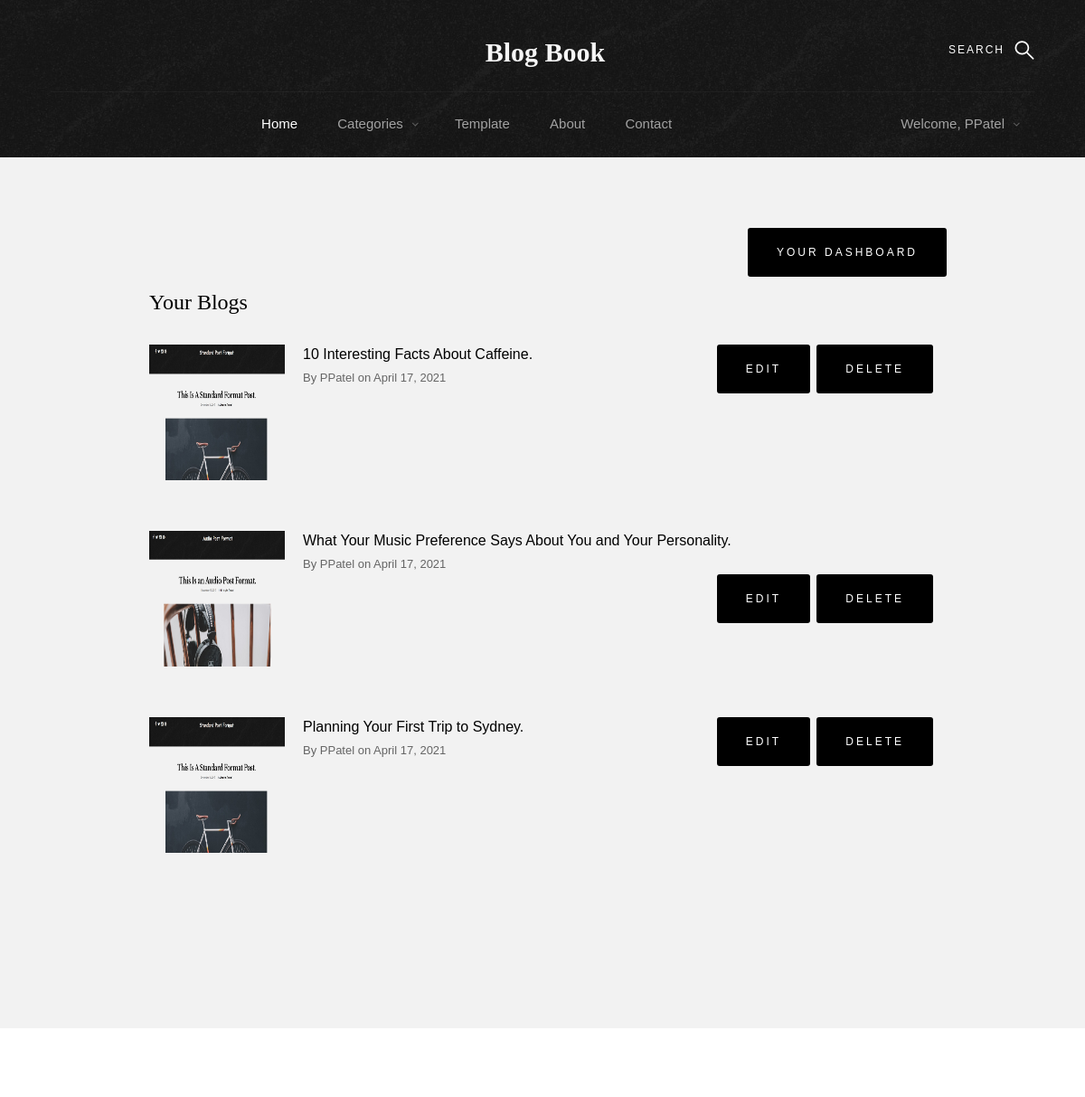
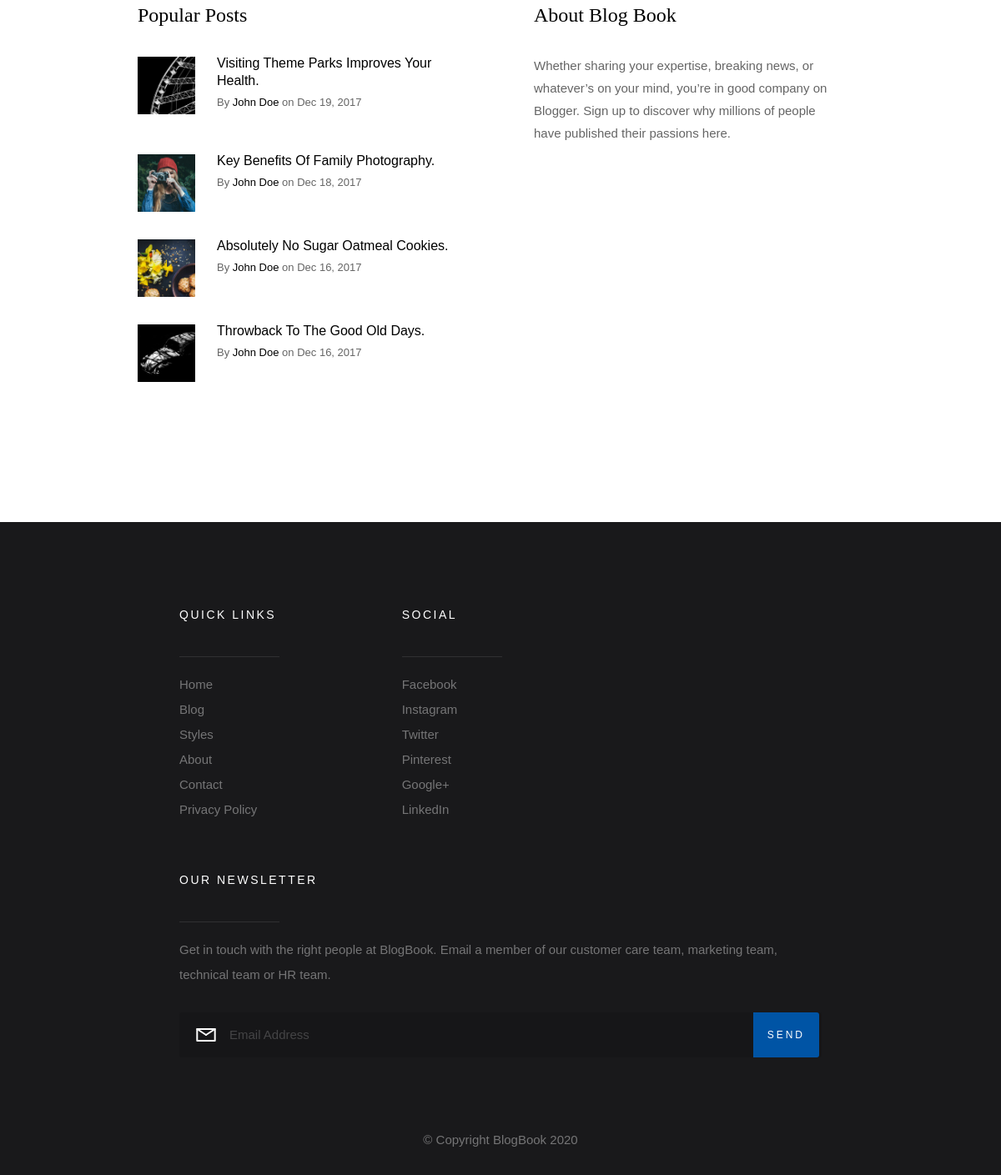
Screenshot of /userblogdetail (signed in) with the database file from the repository (2 pictures, top to bottom).
### polls/models.py (models this page shows, shortened)
class blogDetails(models.Model):
	blogTitle=models.CharField(max_length=200)
	blogCatagories=models.CharField(max_length=100)
	blogProfile=models.ImageField(upload_to="profiles",blank=True)
	blogAuthor=models.ForeignKey(User,on_delete=models.CASCADE,default=None)
	template=models.ForeignKey(blogTemplate,on_delete=models.CASCADE,default=None)
	blogDate=models.DateField(default=timezone.now)

class blogTemplate(models.Model):
	templatename=models.CharField(max_length=200)
	templateimg=models.ImageField(upload_to="profiles")

### polls/views.py (the view)
# urls.py: path("userblogdetail",views.userblogdetail,name="userblogdetail"),
def userblogdetail(request):
	by=request.user
	userblog=blogDetails.objects.filter(blogAuthor=by)
	return render(request,"dashboard/userblogdetails.html" ,{"userblog": userblog})

### templates/dashboard/userblogdetails.html (shortened to what this page needs)
{% load static %}
<!DOCTYPE html>
<html class="no-js" lang="en">
<head>
    <link rel="stylesheet" href="{% static 'css/base.css' %}">
    <link rel="stylesheet" href="{% static 'css/vendor.css' %}">
    <link rel="stylesheet" href="{% static 'css/main.css' %}">
</head>
<body id="top" class="top">
    {% include "main/header1.html" %}
    <section class="s-extra details_main">
        <div class="row top">
            <div style="float: right;">
                <button class="submit btn btn--primary" onclick="window.location.href='myaccount'">Your Dashboard</button>
            </div>
            <div class="col-eight md-six tab-full popular blogger_popular_content">
                <h3>Your Blogs</h3>
                <div class="block-1-2 block-m-full popular__posts">
                    {% for i in userblog %}
                    <article class="col-block popular__post">
                        <a href="{{ i.template.templatename }}?blogtitle={{ i.blogTitle }}" class="blogger_popular_thumb"  >
                            <img src="{{ i.template.templateimg.url }}" alt="">
                        </a>
                        <div class="blogger_popular_text">
                            <h5>{{ i.blogTitle }}</h5>
                            <section class="popular__meta">
                                    <span class="popular__author"><span>By</span> {{i.blogAuthor}}</span>
                                <span class="popular__date"><span>on</span> <time >{{ i.blogDate }}</time></span>
                            </section>
                        </div>
                        <div class="blogger_popular_button">
                            <button class="submit btn btn--primary" onclick="window.location.href='blog_edit?id={{ i.id }}'">Edit</button>
                            <button class="submit btn btn--primary"><a href="del/{{i.id}}" onclick="return confirm('Are you sure you want to delete this blog?')" style="color: #fff;">Delete </a> </button>
                        </div>
                    </article>
                    {% endfor %}
                </div>
            </div>
        </div>
    </section>
    {% include "main/footer.html" %}
</body>
</html>

### templates/main/header1.html (shortened to what this page needs)
{% load static %}
<!DOCTYPE html>
<html>
<head>
    <link rel="stylesheet" href="{% static 'css/base.css' %}">
    <link rel="stylesheet" href="{% static 'css/vendor.css' %}">
    <link rel="stylesheet" href="{% static 'css/main.css' %}">
</head>
<body>
    <div class="s-pageheader">
        <header class="header">
            <div class="header__content row">
                <div class="header__logo">
                    <a class="logo" href="home">
                        <span>Blog Book</span>
                    </a>
                </div>
                <ul class="header__social">
                </ul>
                <a class="header__search-trigger" href="#0"></a>
                <nav class="header__nav-wrap">
                    <ul class="header__nav">
                        <li class="current"><a href="home" title="">Home</a></li>
                        <li class="has-children">
                            <a href="#0" title="">Categories</a>
                        </li>
                        <li>
                            <a href="template" title="">Template</a>
                        </li>
                        <li><a href="about" title="">About</a></li>
                        <li><a href="contact" title="">Contact</a></li>
                        {% if user.is_authenticated %}
                            <li class="has-children" style="float: right;">
                            <a href="#" title="">Welcome, {{request.user}}</a>
                            </li>
                        {% else %}
                            <li><a href="signin" title="">Sign in</a></li>
                        {% endif %}
                    </ul>
                </nav>
            </div>
        </header>
    </div>
</body>
</html>

### static/css/base.css (style rules this page uses)
html { font-family: sans-serif; line-height: 1.15; -ms-text-size-adjust: 100%; -webkit-text-size-adjust: 100%; }
body { margin: 0; }
article, aside, footer, header, nav, section { display: block; }
a { background-color: transparent; -webkit-text-decoration-skip: objects; }
img { border-style: none; }
button, input, optgroup, select, textarea { font-family: sans-serif; font-size: 100%; line-height: 1.15; margin: 0; }
button, input { overflow: visible; }
button, select { text-transform: none; }
button, html [type="button"], [type="reset"], [type="submit"] { -webkit-appearance: button; }
html { font-size: 62.5%; box-sizing: border-box; }
*, *::before, *::after { box-sizing: inherit; }
body { font-weight: normal; line-height: 1; word-wrap: break-word; text-rendering: optimizeLegibility; -webkit-overflow-scrolling: touch; -webkit-text-size-adjust: none; }
body, input, button { -moz-osx-font-smoothing: grayscale; -webkit-font-smoothing: antialiased; }
img, video { max-width: 100%; height: auto; }
div, dl, dt, dd, ul, ol, li, h1, h2, h3, h4, h5, h6, pre, form, p, blockquote, th, td { margin: 0; padding: 0; }
h1, h2, h3, h4, h5, h6 { -webkit-font-smoothing: auto; -webkit-font-smoothing: antialiased; -webkit-font-variant-ligatures: common-ligatures; -moz-font-variant-ligatures: common-ligatures; font-variant-ligatures: common-ligatures; text-rendering: optimizeLegibility; }
ol, ul { list-style: none; }
li { display: block; }
a { text-decoration: none; line-height: inherit; }
a img { border: none; }
.row { width: 94%; max-width: 1200px; margin: 0 auto; }
.row:after { content: ""; display: table; clear: both; }
[class*="col-"] { float: left; padding: 0 20px; }
.col-eight, .col-2-3 { width: 66.66667%; }
@media only screen and (max-width: 1200px) { [class*="col-"] { padding: 0 15px; } }
@media only screen and (max-width: 1200px) { .md-six, .md-1-2 { width: 50%; } }
[class*="block-"]:after { content: ""; display: table; clear: both; }
.block-1-2 .col-block { width: 50%; }
.block-1-6 .col-block:nth-child(6n + 1), .block-1-5 .col-block:nth-child(5n + 1), .block-1-4 .col-block:nth-child(4n + 1), .block-1-3 .col-block:nth-child(3n + 1), .block-1-2 .col-block:nth-child(2n + 1) { clear: both; }
@media only screen and (max-width: 1200px) { .block-m-full .col-block { width: 100%; clear: both; } }
@media only screen and (max-width: 1200px) { [class*="block-m-"] .col-block:nth-child(n) { clear: none; } }

### rows the page displays
blogDetails: template.templateimg (picture), blogTitle "10 Interesting Facts About Caffeine.", blogAuthor "PPatel", blogDate "April 17, 2021"
blogDetails: template.templateimg (picture), blogTitle "What Your Music Preference Says About You and Your Personality.", blogAuthor "PPatel", blogDate "April 17, 2021"
blogDetails: template.templateimg (picture), blogTitle "Planning Your First Trip to Sydney.", blogAuthor "PPatel", blogDate "April 17, 2021"

### other values shown
{{ request.user }} "PPatel"
